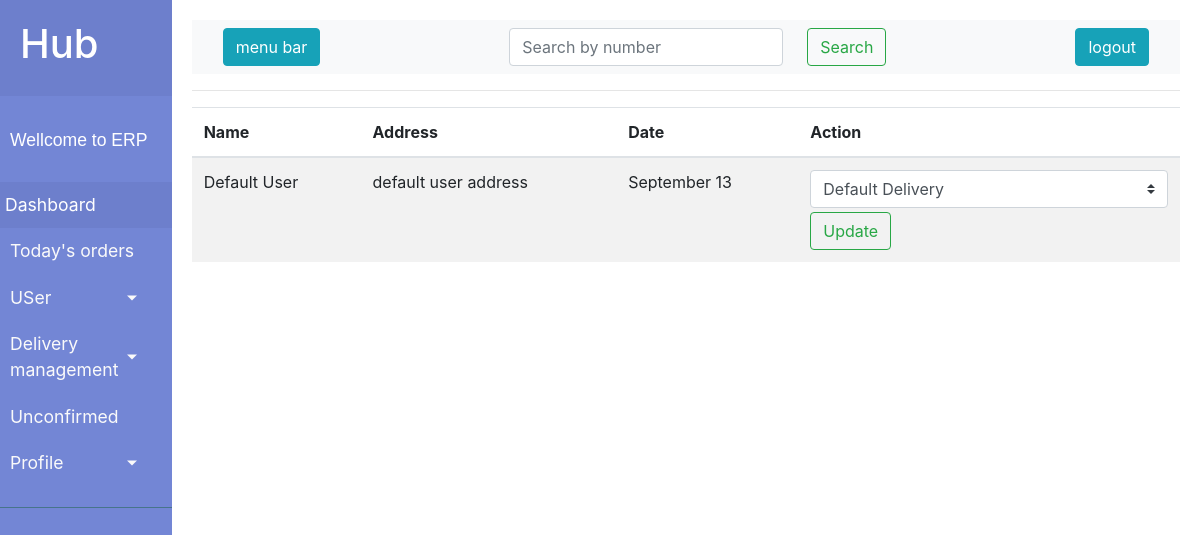
The page /hub/un-confirmed (signed in) on the database its author committed.
### milkdairy/models.py (models this page shows, shortened)
class Ordersummery(models.Model):
    id = models.AutoField(primary_key=True)
    user = models.ForeignKey('client.User_data',default=1, on_delete=models.SET_DEFAULT)
    month = models.ForeignKey(Month, on_delete=models.CASCADE)
    day = models.ForeignKey(Day, on_delete=models.CASCADE)
    amount = models.IntegerField()
    quantity = models.DecimalField(max_digits=99999,decimal_places=2)
    status = models.CharField(max_length=20, default='in transit')
    payment = models.CharField(max_length=20, default='unpaid')
    date= models.DateTimeField(auto_now_add=True)
    hub = models.ForeignKey('hub.Hub_detail',null=True, on_delete=models.SET_NULL)
    delivery = models.ForeignKey('delivery.Deliveryboy', blank=True, null=True, on_delete=models.SET_NULL)

class Month(models.Model):
    id =models.AutoField(primary_key=True)
    months = models.CharField(max_length=20,)
    m_num = models.CharField( max_length=3,blank=True,null=True)
    year = models.CharField(max_length=5,default='2020')

class Day (models.Model):
    id = models.AutoField(primary_key=True)
    date = models.CharField(max_length=3)

### client/models.py (models this page shows, shortened)
class User_data(models.Model):
    id = models.AutoField(primary_key=True)
    user_id = models.OneToOneField(User, on_delete=models.CASCADE)
    name = models.CharField(max_length=225)
    number = models.IntegerField()
    whatsaap_number = models.IntegerField()
    address = models.CharField(max_length=400)
    date = models.DateField(auto_now_add=True)
    hub = models.ForeignKey('hub.Hub_detail' ,null=True,blank=True , on_delete=models.SET_NULL)

### milk/decorators.py (the view)
        def wrapper_func(request, *args, **kwargs):
            group = None
            if request.user.groups.exists():
                group = request.user.groups.all()[0].name
                if group == allowed:
                    return view_func(request, *args, **kwargs)
                else:
                    return HttpResponse('you are not authorised for this action1')
            else:
                return HttpResponse('you are not authorised for this action')

### hub/views.py (called while the page is built, shortened)
@login_required(login_url='/')
@authentication(allowed='Hub')
def undefined(request):
    hub = Hub_detail.objects.get(hub_user=request.user)
    data = Ordersummery.objects.filter(user__hub=hub,delivery=None)
    dell = Deliveryboy.objects.filter(hub = hub)
    return render(request,'hub/undefined.html', {'orders':data,'delivery':dell})

### hub/templates/hub/undefined.html (shortened to what this page needs)
{% extends 'hub/baseTemplate.html' %}
{% block body %}
<table class="table table-striped">
    <thead>
      <tr>
        <th scope="col">Name</th>
        <th scope="col">Address</th>
        <th scope="col">Date</th>
        <th scope="col">Action</th>
      </tr>
    </thead>
    <tbody>
      {% for i in orders %}
      <tr>
        <td>{{i.user.name}}</td>
        <td>{{i.user.address}}</td>
        <td>{{i.month.months}} {{i.day.date}}</td>
        <td><form class="form-inline" action="" method="post">
            <input type="number" name="oid" style="display:none" value="{{i.id}}"><select class="custom-select" name="delivery" id="delivery">
                {% for m in delivery %}
                <option value="{{m.id}}">{{m.name}}</option>
                {% endfor %}
            </select>
            <button class="btn  mt-1 btn-outline-success">Update</button>
        </form></td>
      </tr>
      {% endfor %}
    </tbody>
  </table>
{% endblock %}

### rows shown on the page
Ordersummery: user.name "Default User", user.address "default user address", month.months "September", day "13"

### other values the page prints
form field delivery "Default Delivery"
